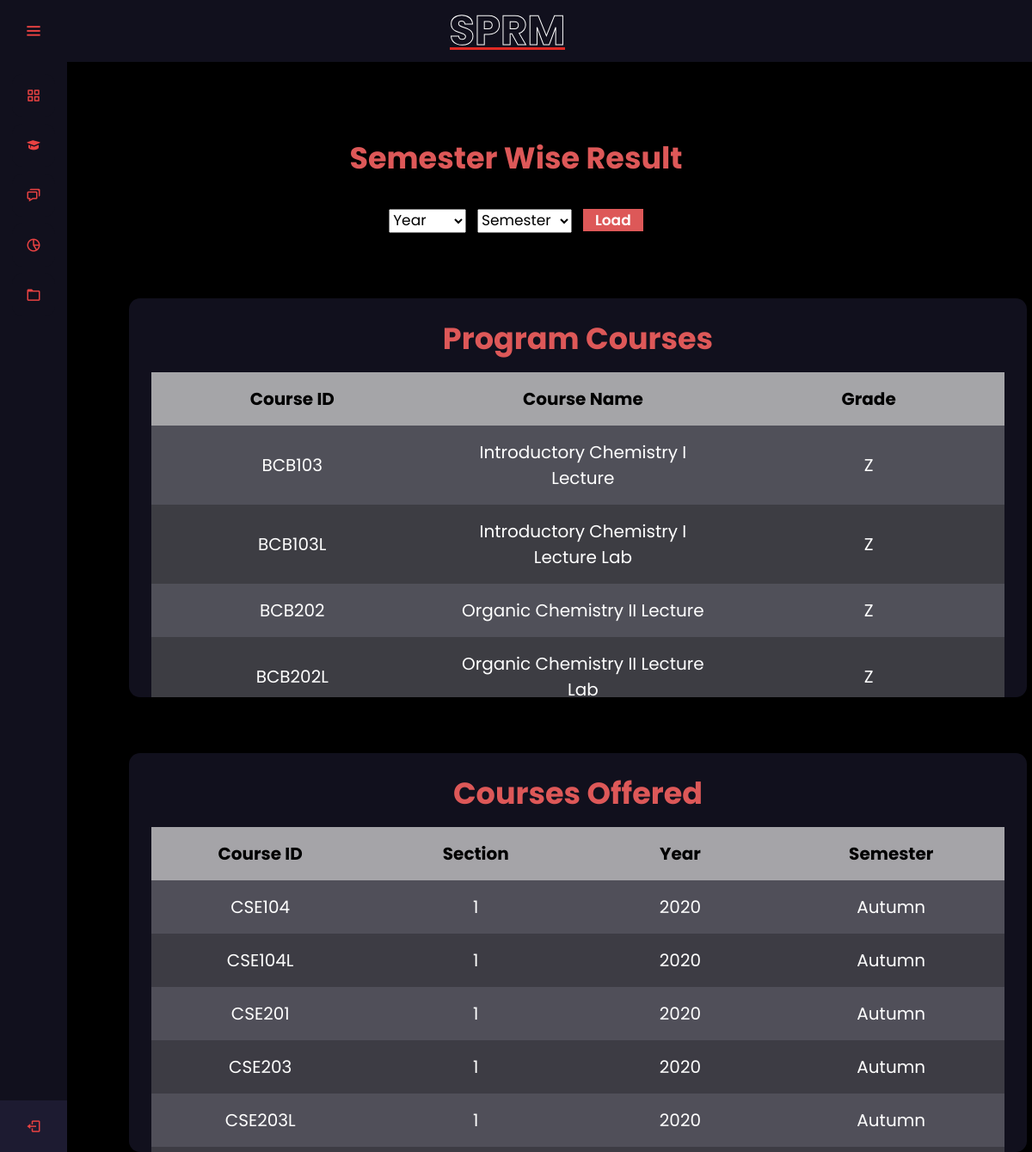
The app's page /Frontend/student/student.php (signed in) with its own data.
### tables this page shows
CREATE TABLE `course` (
  `CourseID` varchar(7) NOT NULL,
  `Course_Name` varchar(40) NOT NULL,
  `Number_Of_Credits` int(11) NOT NULL,
  `DepartmentID` varchar(4) NOT NULL
);

### Frontend/student/student.php (the view, shortened to what this page needs)
<?php
include '../connection/server.php';
$StudentID = $_SESSION['StudentID'];
?>
<!DOCTYPE html>
<html lang="en" dir="ltr">
<head>
    <link rel="stylesheet" href="sidebar.css">
    <link href='https://unpkg.com/boxicons@2.0.7/css/boxicons.min.css' rel='stylesheet'>
</head>
<body>
    <div class="sidebar">
        <div class="logo-details">
            <i class='bx bx-menu' id="btn"></i>
        </div>
        <ul class="nav-list">
            <li>
                <a href="student.php">
                    <i class='bx bx-grid-alt'></i>
                </a>
            </li>
            <li>
                <a href="courses.php">
                    <i class='bx bxs-graduation'></i>
                </a>
            </li>
            <li>
                <a href="plo.html">
                    <i class='bx bx-chat'></i>
                </a>
            </li>
            <li>
                <a href="co.html">
                    <i class='bx bx-pie-chart-alt-2'></i>
                </a>
            </li>
            <li>
                <a href="#">
                    <i class='bx bx-folder'></i>
                </a>
            </li>
            <li class="profile">
                <div class="profile-details">
                    <div class="name_job">
                        <div class="name">Student</div>
                    </div>
                </div>
                <a href="../Login/index.php" style="text-decoration: none;"><i class='bx bx-log-out' id="log_out"> </i></a>
            </li>
        </ul>
    </div>
    <div class="SPRM">
        <div class="container">
            <div class="Title">
                <h1>SPRM
                </h1>
                <div class="Title__underline"></div>
                <div aria-hidden class="Title__filled">SPRM</div>
            </div>
        </div>
    </div>
    <br>
    <div>
        <form method="post">
            <section class="choice-container">
                <h1 style="text-align: center; color:rgb(221, 88, 88); font-size: 35px; padding-top:20px;">Semester Wise Result</h1>
                <select name="year" id="year-select">
                    <option value="" disabled selected>Year</option>
                </select>
                <select name="semester" id="semester-select">
                    <option value="" disabled selected>Semester</option>
                </select>
                <button id="load-btn" name="Load-Result" type="submit">Load</button>
            </section>
        </form>
    </div>
    <br>
    <div class="2ndOne">
    <?php
    $query = "SELECT c.CourseID, c.Course_Name, g.Grade
              FROM course c
              INNER JOIN department d ON c.DepartmentID = d.DepartmentID
              INNER JOIN program p ON d.DepartmentID = p.DepartmentID
              INNER JOIN student s ON p.ProgramID = s.ProgramID
              LEFT JOIN student_grade g ON c.CourseID = g.CourseID AND s.StudentID = g.StudentID
              WHERE s.StudentID = $StudentID";
    $result = mysqli_query($con, $query);
    if (mysqli_num_rows($result) > 0) {
        echo '<section class="master-table">';
        echo '<section class="table">';
        echo '<section class="choice-container">';
        echo '<h1 style="text-align: center; color:rgb(221, 88, 88); font-size: 35px; padding-top: 20px;">Program Courses</h1>';
        echo '</section>';
        echo '<section class="table_body">';
        echo "<table>";
        echo "<thead>";
        echo "<tr>";
        echo "<th>Course ID</th>";
        echo "<th>Course Name</th>";
        echo "<th>Grade</th>";
        echo "</tr>";
        echo "</thead>";
        echo "<tbody>";
        while($row = mysqli_fetch_assoc($result)) {
            echo "<tr>";
            echo "<td>" . $row["CourseID"] . "</td>";
            echo "<td>" . $row["Course_Name"] . "</td>";
            if ($row["Grade"]) {
                echo "<td>" . $row["Grade"] . "</td>";
            } else {
                echo "<td>Z</td>";
            }
            echo "</tr>";
        }
        echo "</tbody>";
        echo "</table>";
        echo '</section>';
        echo '</section>';
        echo '</section>';
    } else {
        echo "No courses found for student ID $student_id";
    }
?>
    </div>
    <br>
    <div class="thirdOne">
    <?php
$sql = "SELECT `CourseID`, `Section_Number`, `Year`, `Semester` FROM `section` WHERE `Year`='2020' AND `Semester`='Autumn'";
$result = mysqli_query($con, $sql);
if (mysqli_num_rows($result) > 0) {
  echo '<section class="master-table">';
  echo '<section class="table">';
  echo '<section class="choice-container">';
  echo '<h1 style="text-align: center; color:rgb(221, 88, 88); font-size: 35px; padding-top: 20px;">Courses Offered</h1>';
  echo '</section>';
  echo '<section class="table_body">';
  echo '<table>';
  echo '<thead>';
  echo '<tr>';
  echo '<th>Course ID</th>';
  echo '<th>Section</th>';
  echo '<th>Year</th>';
  echo '<th>Semester</th>';
  echo '</tr>';
  echo '</thead>';
  echo '<tbody>';
  while ($row = mysqli_fetch_assoc($result)) {
    echo '<tr >';
    echo '<td>' . $row['CourseID'] . '</td>';
    echo '<td>' . $row['Section_Number'] . '</td>';
    echo '<td>' . $row['Year'] . '</td>';
    echo '<td>' . $row['Semester'] . '</td>';
    echo '</tr>';
  }
  echo '</tbody>';
  echo '</table>';
  echo '</section>';
  echo '</section>';
  echo '</section>';
  echo '</div>';
} else {
  echo 'No sections found.';
}
?>
</body>
</html>

### Frontend/student/sidebar.css (style rules this page uses)
* { margin: 0; padding: 0; box-sizing: border-box; font-family: "Poppins" , sans-serif; }
.sidebar { position: fixed; left: 0; top: 0; height: 100%; width: 78px; background: #11101D; padding: 6px 14px; z-index: 99; transition: all 0.5s ease; }
.sidebar .logo-details { height: 60px; display: flex; align-items: center; position: relative; }
.sidebar .logo-details #btn { position: absolute; top: 50%; right: 0; transform: translateY(-50%); font-size: 22px; transition: all 0.4s ease; font-size: 23px; text-align: center; cursor: pointer; transition: all 0.5s ease; }
.sidebar i { color: rgb(232, 66, 66); height: 60px; min-width: 50px; font-size: 28px; text-align: center; line-height: 60px; }
.sidebar .nav-list { margin-top: 20px; height: 100%; }
.sidebar li { position: relative; margin: 8px 0; list-style: none; }
.sidebar li a { display: flex; height: 100%; width: 100%; border-radius: 12px; align-items: center; text-decoration: none; transition: all 0.4s ease; background: #11101D; }
.sidebar li i { height: 50px; line-height: 50px; font-size: 18px; border-radius: 12px; }
.sidebar li.profile { position: fixed; height: 60px; width: 78px; left: 0; bottom: -8px; padding: 10px 14px; background: #1d1b31; transition: all 0.5s ease; overflow: hidden; }
.sidebar li .profile-details { display: flex; align-items: center; flex-wrap: nowrap; }
.sidebar li.profile .name, .sidebar li.profile .job { font-size: 15px; font-weight: 400; color: #fff; white-space: nowrap; }
.sidebar .profile #log_out { position: absolute; top: 50%; right: 0; transform: translateY(-50%); background: #1d1b31; width: 100%; height: 60px; line-height: 60px; border-radius: 0px; transition: all 0.5s ease; }
.SPRM { display: flex; margin-left: auto; padding-right: 20px; background-color: #11101D;; }
html { background-color: black; height: 100%; }
.container { margin: auto; }
.Title { font-family: 'Catamaran'; color: white; cursor: pointer; position: relative; }
.Title h1 { position: relative; margin: 0; padding: 0; overflow: hidden; text-transform: uppercase; font-size: 1em; -webkit-text-stroke: 1px white; -webkit-text-fill-color: rgba(255, 255, 255, 0); }
.Title__underline { position: absolute; width: 100%; left: 0; bottom: 0.3em; height: 3px; background-color: #e02a24; z-index: 5; transition: transform 580ms cubic-bezier(0.2, 0.1, 0.15, 1.32); }
.Title__filled { position: absolute; margin: 0; padding: 0; text-transform: uppercase; font-size: 1em; font-weight: 650; top: 0; clip-path: polygon(0% 100%, 0% 99%, 100% 99%, 100% 100%); transition: clip-path 600ms cubic-bezier(0.2, 0.1, 0.15, 1.32); }
body { background:black; }
html { height: 100%; background: -moz-linear-gradient(black); background: -webkit-linear-gradient(black); background: linear-gradient(black); filter: progid:DXImageTransform.Microsoft.gradient( startColorstr='#de437d', endColorstr='#5b44b9',GradientType=1 ); }
body { font-family: 'open sans', sans-serif; font-size: 3rem; background-size: cover; height: 100%; }
.name { font-size: .8rem; font-weight: light; }
.master-table { margin-left: 150px; }
.table { width: 87vw; height: 58vh; background-color: #11101d; backdrop-filter: blur(7px); box-shadow: 0 .4rem .8rem #0005; border-radius: .8rem ; overflow: hidden; }
thead th { position: sticky; top: 0; left: 0; background-color: #cfcfcfac; color: black; }
.table_body { width: 95%; max-height: calc(89% - .8rem); background-color: #fff4; margin: .8rem auto; overflow: auto; font-size: 20px; color:white; }
table, th, td { border-collapse: collapse; padding: 1rem; }
tbody tr:nth-child(even) { background-color: #0000003e; }
td { width: 50vw; text-align: center; }
.choice-container { text-align: center; }
#year-select { width: 90px; font-size: 17px; }
#semester-select { width: 110px; font-size: 17px; }
#load-btn { width: 70px; background-color: rgb(221, 88, 88); color: white; border: none; font-size: 17px; font-weight: 600; cursor: pointer; transition: box-shadow 0.15s; }

### records on screen
course: CourseID "BCB103", Course_Name "Introductory Chemistry I Lecture"
course: CourseID "BCB103L", Course_Name "Introductory Chemistry I Lecture Lab"
course: CourseID "BCB202", Course_Name "Organic Chemistry II Lecture"
course: CourseID "BCB202L", Course_Name "Organic Chemistry II Lecture Lab"

### other values on screen
$row['CourseID'] "CSE104"
$row['Section_Number'] "1"
$row['Year'] "2020"
$row['Semester'] "Autumn"
$row['CourseID'] "CSE104L"
$row['CourseID'] "CSE201"
$row['CourseID'] "CSE203"
$row['CourseID'] "CSE203L"
